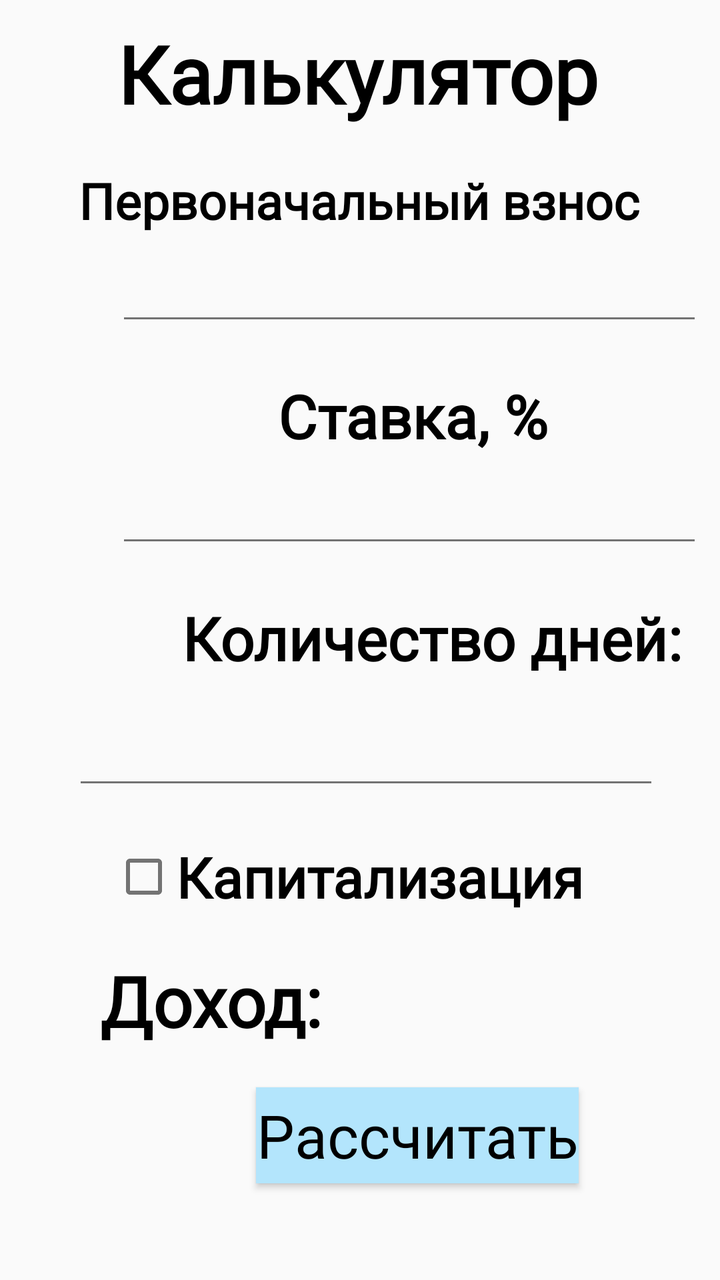
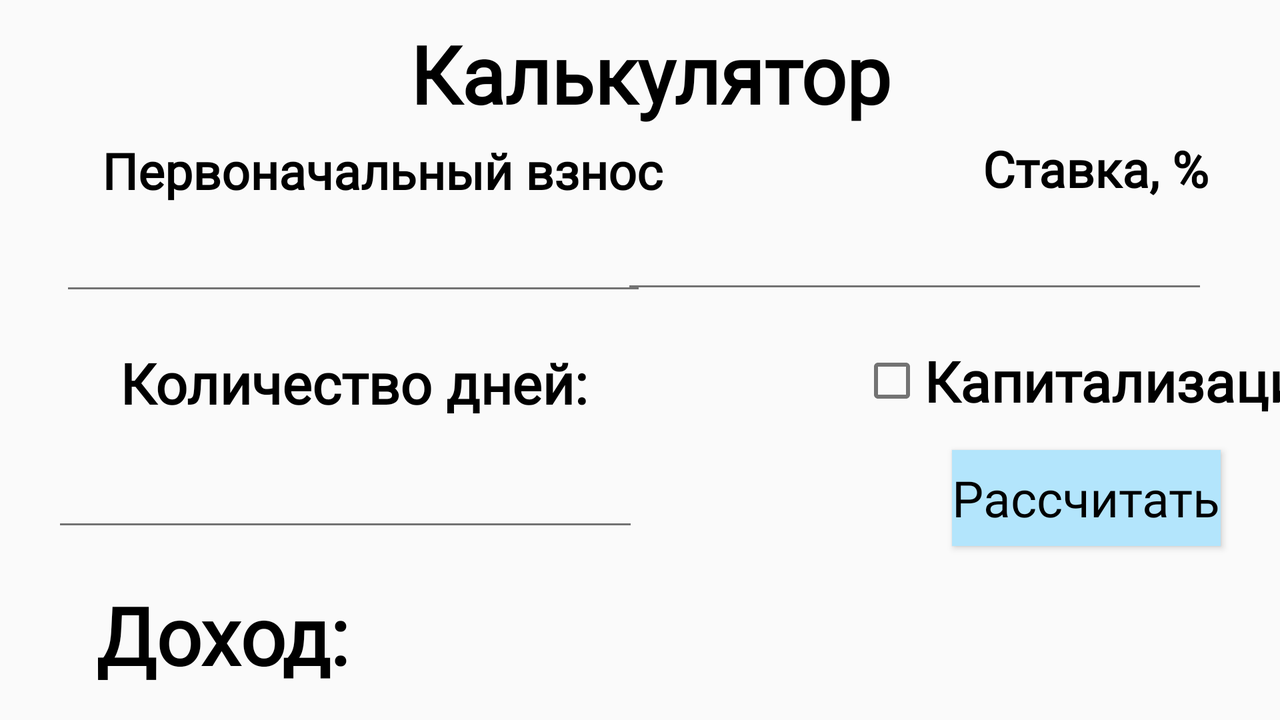

An Android layout and its configuration variant, each rendered on a device that would load it. The default file and the variant file are quoted in full after the pictures.
<!-- AndroidManifest.xml: application theme AppTheme -->
<!-- res/layout/fragment_tools.xml -->
<?xml version="1.0" encoding="utf-8"?>
<androidx.constraintlayout.widget.ConstraintLayout xmlns:android="http://schemas.android.com/apk/res/android"
    xmlns:app="http://schemas.android.com/apk/res-auto"
    xmlns:tools="http://schemas.android.com/tools"
    android:layout_width="match_parent"
    android:layout_height="match_parent"
    android:theme="@style/FontTheme"
    android:background="@mipmap/back" >

    <Button
        android:id="@+id/searchButton2"
        android:layout_width="wrap_content"
        android:layout_height="wrap_content"
        android:layout_marginStart="128dp"
        android:layout_marginTop="20dp"
        android:background="#B3E5FC"
        android:fontFamily="@font/font"
        android:onClick="calculate"
        android:text="Рассчитать"
        android:textAllCaps="false"
        android:textSize="30dp"
        android:theme="@style/FontButton"
        app:layout_constraintStart_toStartOf="parent"
        app:layout_constraintTop_toBottomOf="@+id/textView19" />

    <TextView
        android:id="@+id/textView14"
        android:layout_width="wrap_content"
        android:layout_height="wrap_content"
        android:layout_marginStart="80dp"
        android:layout_marginTop="10dp"
        android:layout_marginEnd="81dp"
        android:fontFamily="@font/font"
        android:text="@string/menu_tools"
        android:textColor="@color/colorBlack"
        android:textSize="40dp"
        android:textStyle="bold"
        app:layout_constraintEnd_toEndOf="parent"
        app:layout_constraintHorizontal_bias="0.513"
        app:layout_constraintStart_toStartOf="parent"
        app:layout_constraintTop_toTopOf="parent" />

    <TextView
        android:id="@+id/textView15"
        android:layout_width="wrap_content"
        android:layout_height="wrap_content"
        android:layout_marginStart="51dp"
        android:layout_marginTop="20dp"
        android:layout_marginEnd="52dp"
        android:fontFamily="@font/font"
        android:text="Первоначальный взнос"
        android:textColor="@color/colorBlack"
        android:textStyle="bold"
        android:textSize="25dp"
        app:layout_constraintEnd_toEndOf="parent"
        app:layout_constraintStart_toStartOf="parent"
        app:layout_constraintTop_toBottomOf="@+id/textView14" />

    <TextView
        android:id="@+id/textView16"
        android:layout_width="wrap_content"
        android:layout_height="wrap_content"
        android:layout_marginStart="139dp"
        android:layout_marginTop="20dp"
        android:layout_marginEnd="140dp"
        android:fontFamily="@font/font"
        android:text="Ставка, %"
        android:textColor="@color/colorBlack"
        android:textStyle="bold"
        android:textSize="30dp"
        app:layout_constraintEnd_toEndOf="parent"
        app:layout_constraintHorizontal_bias="0.0"
        app:layout_constraintStart_toStartOf="parent"
        app:layout_constraintTop_toBottomOf="@+id/first" />

    <EditText
        android:id="@+id/percent"
        android:layout_width="wrap_content"
        android:layout_height="wrap_content"
        android:layout_marginStart="58dp"
        android:layout_marginEnd="52dp"
        android:ems="10"
        android:inputType="numberDecimal"
        android:fontFamily="@font/font"
        android:textSize="25dp"
        app:layout_constraintEnd_toEndOf="parent"
        app:layout_constraintHorizontal_bias="0.0"
        app:layout_constraintStart_toStartOf="parent"
        app:layout_constraintTop_toBottomOf="@+id/textView16" />

    <TextView
        android:id="@+id/textView17"
        android:layout_width="wrap_content"
        android:layout_height="wrap_content"
        android:layout_marginStart="91dp"
        android:layout_marginTop="20dp"
        android:layout_marginEnd="92dp"
        android:fontFamily="@font/font"
        android:text="Количество дней:"
        android:textColor="@color/colorBlack"
        android:textStyle="bold"
        android:textSize="30dp"
        app:layout_constraintEnd_toEndOf="parent"
        app:layout_constraintHorizontal_bias="0.0"
        app:layout_constraintStart_toStartOf="parent"
        app:layout_constraintTop_toBottomOf="@+id/percent" />

    <TextView
        android:id="@+id/textView19"
        android:layout_width="wrap_content"
        android:layout_height="wrap_content"
        android:layout_marginStart="50dp"
        android:layout_marginTop="20dp"
        android:fontFamily="@font/font"
        android:text="Доход:"
        android:textColor="@color/colorBlack"
        android:textSize="35dp"
        android:textStyle="bold"
        app:layout_constraintStart_toStartOf="parent"
        app:layout_constraintTop_toBottomOf="@+id/checkBox" />

    <CheckBox
        android:id="@+id/checkBox"
        android:layout_width="wrap_content"
        android:layout_height="wrap_content"
        android:layout_marginStart="56dp"
        android:layout_marginTop="20dp"
        android:layout_marginEnd="136dp"
        android:fontFamily="@font/font"
        android:text="Капитализация"
        android:textColor="@color/colorBlack"
        android:textStyle="bold"
        android:textSize="28dp"
        app:layout_constraintEnd_toEndOf="parent"
        app:layout_constraintHorizontal_bias="0.0"
        app:layout_constraintStart_toStartOf="parent"
        app:layout_constraintTop_toBottomOf="@+id/days" />

    <EditText
        android:id="@+id/days"
        android:layout_width="wrap_content"
        android:layout_height="wrap_content"
        android:layout_marginStart="58dp"
        android:layout_marginTop="10dp"
        android:layout_marginEnd="52dp"
        android:ems="10"
        android:inputType="number"
        android:fontFamily="@font/font"
        android:textSize="25dp"
        app:layout_constraintEnd_toEndOf="parent"
        app:layout_constraintStart_toStartOf="parent"
        app:layout_constraintTop_toBottomOf="@+id/textView17" />

    <EditText
        android:id="@+id/first"
        android:layout_width="wrap_content"
        android:layout_height="wrap_content"
        android:layout_marginStart="58dp"
        android:layout_marginEnd="52dp"
        android:ems="10"
        android:inputType="number"
        android:fontFamily="@font/font"
        android:textSize="25dp"
        app:layout_constraintEnd_toEndOf="parent"
        app:layout_constraintHorizontal_bias="0.0"
        app:layout_constraintStart_toStartOf="parent"
        app:layout_constraintTop_toBottomOf="@+id/textView15" />

    <TextView
        android:id="@+id/sum"
        android:layout_width="wrap_content"
        android:layout_height="wrap_content"
        android:layout_marginStart="16dp"
        android:layout_marginTop="20dp"
        android:fontFamily="@font/font"
        android:textSize="35dp"
        app:layout_constraintStart_toEndOf="@+id/textView19"
        app:layout_constraintTop_toBottomOf="@+id/checkBox" />

</androidx.constraintlayout.widget.ConstraintLayout>
<!-- resources referenced by this layout -->
<resources>
  <color name="colorBlack">#000000</color>
  <string name="menu_tools">Калькулятор</string>
  <style name="FontButton" parent="ThemeOverlay.AppCompat.Light">
          <item name="android:fontFamily">@font/font</item>
          <item name="android:textColor">@color/colorBlack</item>
          <item name="android:textSize">20dp</item>
          <item name="android:textAllCaps">false</item>
      </style>
  <style name="FontTheme" parent="ThemeOverlay.AppCompat.Light">
          <item name="android:fontFamily">@font/font</item>
          <item name="android:textColor">@color/colorBlack</item>
          <item name="android:textSize">27dp</item>
      </style>
  <style name="AppTheme" parent="Theme.AppCompat.Light.DarkActionBar">
          
          <item name="colorPrimary">@color/colorBlack</item>
          <item name="color">@color/colorPrimary</item>
          <item name="colorPrimaryDark">@color/colorPrimaryDark</item>
          <item name="colorAccent">@color/colorAccent</item>
      </style>
  <color name="colorPrimary">#B3E5FC</color>
  <color name="colorPrimaryDark">#D7FF8E</color>
  <color name="colorAccent">#F3F3EA</color>
</resources>
<!-- res/layout-land/fragment_tools.xml (the repository's variant of the layout above) -->
<!-- drawn on the phone turned sideways -->
<?xml version="1.0" encoding="utf-8"?>
<androidx.constraintlayout.widget.ConstraintLayout xmlns:android="http://schemas.android.com/apk/res/android"
    xmlns:app="http://schemas.android.com/apk/res-auto"
    xmlns:tools="http://schemas.android.com/tools"
    android:layout_width="match_parent"
    android:layout_height="match_parent"
    android:theme="@style/FontTheme"
    android:background="@mipmap/back" >

    <Button
        android:id="@+id/searchButton2"
        android:layout_width="wrap_content"
        android:layout_height="wrap_content"
        android:layout_marginStart="476dp"
        android:layout_marginTop="16dp"
        android:background="#B3E5FC"
        android:fontFamily="@font/font"
        android:onClick="calculate"
        android:text="Рассчитать"
        android:textAllCaps="false"
        android:textSize="25dp"
        android:theme="@style/FontButton"
        app:layout_constraintStart_toStartOf="parent"
        app:layout_constraintTop_toBottomOf="@+id/checkBox" />

    <TextView
        android:id="@+id/textView14"
        android:layout_width="wrap_content"
        android:layout_height="wrap_content"
        android:layout_marginTop="10dp"
        android:fontFamily="@font/font"
        android:text="@string/menu_tools"
        android:textColor="@color/colorBlack"
        android:textSize="40dp"
        android:textStyle="bold"
        app:layout_constraintEnd_toEndOf="parent"
        app:layout_constraintHorizontal_bias="0.513"
        app:layout_constraintStart_toStartOf="parent"
        app:layout_constraintTop_toTopOf="parent" />

    <TextView
        android:id="@+id/textView15"
        android:layout_width="wrap_content"
        android:layout_height="wrap_content"
        android:layout_marginStart="51dp"
        android:layout_marginTop="5dp"
        android:fontFamily="@font/font"
        android:text="Первоначальный взнос"
        android:textColor="@color/colorBlack"
        android:textStyle="bold"
        android:textSize="25dp"
        app:layout_constraintStart_toStartOf="parent"
        app:layout_constraintTop_toBottomOf="@+id/textView14" />

    <TextView
        android:id="@+id/textView16"
        android:layout_width="wrap_content"
        android:layout_height="wrap_content"
        android:layout_marginStart="160dp"
        android:layout_marginTop="4dp"
        android:fontFamily="@font/font"
        android:text="Ставка, %"
        android:textColor="@color/colorBlack"
        android:textSize="25dp"
        android:textStyle="bold"
        app:layout_constraintStart_toEndOf="@+id/textView15"
        app:layout_constraintTop_toBottomOf="@+id/textView14" />

    <EditText
        android:id="@+id/percent"
        android:layout_width="wrap_content"
        android:layout_height="wrap_content"
        android:layout_marginEnd="36dp"
        android:ems="10"
        android:inputType="numberDecimal"
        android:fontFamily="@font/font"
        android:textSize="25dp"
        app:layout_constraintEnd_toEndOf="parent"
        app:layout_constraintTop_toBottomOf="@+id/textView16" />

    <TextView
        android:id="@+id/textView17"
        android:layout_width="wrap_content"
        android:layout_height="wrap_content"
        android:layout_marginStart="60dp"
        android:layout_marginTop="20dp"
        android:fontFamily="@font/font"
        android:text="Количество дней:"
        android:textColor="@color/colorBlack"
        android:textSize="28dp"
        android:textStyle="bold"
        app:layout_constraintStart_toStartOf="parent"
        app:layout_constraintTop_toBottomOf="@+id/first" />

    <TextView
        android:id="@+id/textView19"
        android:layout_width="wrap_content"
        android:layout_height="wrap_content"
        android:layout_marginStart="48dp"
        android:layout_marginTop="20dp"
        android:fontFamily="@font/font"
        android:text="Доход:"
        android:textColor="@color/colorBlack"
        android:textStyle="bold"
        android:textSize="40dp"
        app:layout_constraintStart_toStartOf="parent"
        app:layout_constraintTop_toBottomOf="@+id/days" />

    <CheckBox
        android:id="@+id/checkBox"
        android:layout_width="wrap_content"
        android:layout_height="wrap_content"
        android:layout_marginStart="136dp"
        android:layout_marginTop="20dp"
        android:fontFamily="@font/font"
        android:text="Капитализация"
        android:textColor="@color/colorBlack"
        android:textSize="28dp"
        android:textStyle="bold"
        app:layout_constraintStart_toEndOf="@+id/textView17"
        app:layout_constraintTop_toBottomOf="@+id/percent" />

    <EditText
        android:id="@+id/days"
        android:layout_width="wrap_content"
        android:layout_height="wrap_content"
        android:layout_marginStart="26dp"
        android:layout_marginTop="10dp"
        android:ems="10"
        android:inputType="number"
        android:fontFamily="@font/font"
        android:textSize="25dp"
        app:layout_constraintStart_toStartOf="parent"
        app:layout_constraintTop_toBottomOf="@+id/textView17" />

    <EditText
        android:id="@+id/first"
        android:layout_width="wrap_content"
        android:layout_height="wrap_content"
        android:layout_marginStart="30dp"
        android:ems="10"
        android:fontFamily="@font/font"
        android:inputType="number"
        android:textSize="25dp"
        app:layout_constraintStart_toStartOf="parent"
        app:layout_constraintTop_toBottomOf="@+id/textView15" />

    <TextView
        android:id="@+id/sum"
        android:layout_width="1dp"
        android:layout_height="55dp"
        android:layout_marginStart="12dp"
        android:layout_marginTop="20dp"
        android:fontFamily="@font/font"
        android:textSize="40dp"
        app:layout_constraintStart_toEndOf="@+id/textView19"
        app:layout_constraintTop_toBottomOf="@+id/days" />

</androidx.constraintlayout.widget.ConstraintLayout>
